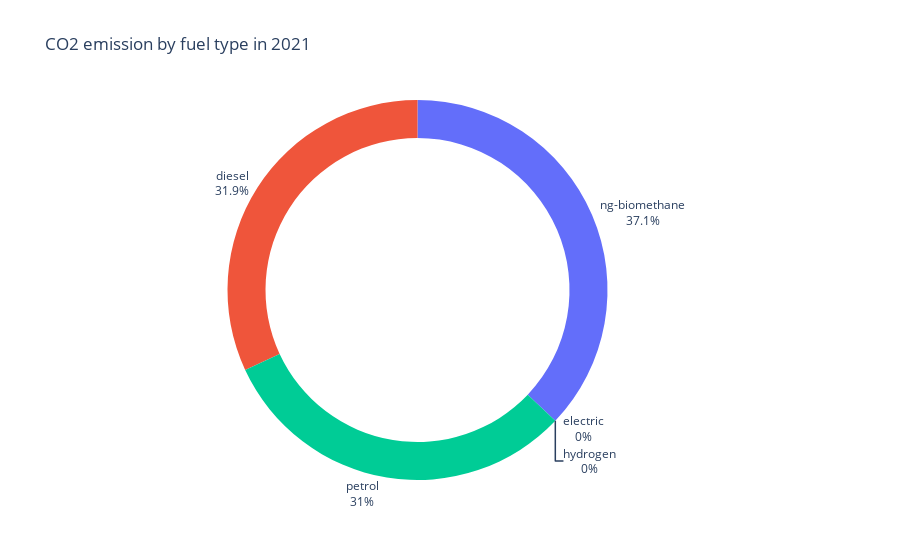

Write notebook code for a chart like this one.
### Code cell
# Pie chart with average CO2 emission per fuel type.
ft_mean_emission = co2_df.groupby(co2_df["Ft"].str.lower())["Ewltp (g/km)"].mean()

fig = px.pie(ft_mean_emission,
    names=ft_mean_emission.index,
    values="Ewltp (g/km)",
    title="CO2 emission by fuel type in 2021",
    hole=0.8,
    labels={
        "Ewltp (g/km)": "CO2 emission WLTP (g/km)"
    },
)
fig.update_layout(showlegend=False)
fig.update_traces(textposition='outside', textinfo="label + percent")
fig.show()

### Figure 1 — Plotly figure (JSON) as saved in the notebook; plotly's stock layout.template omitted (floating-point values rounded to 4 significant figures)
{"data": [{"domain": {"x": [0, 1], "y": [0, 1]}, "hole": 0.8, "hovertemplate": "Ft=%{label}<br>CO2 emission WLTP (g/km)=%{value}<extra></extra>", "labels": ["biodiesel", "diesel", "diesel-electric", "e85", "electric", "hybrid-petrol-e", "hydrogen", "lpg", "ng-biomethane", "other", "petrol", "petrol phev", "petrol-electric"], "legendgroup": "", "name": "", "showlegend": true, "textinfo": "label+percent", "textposition": "outside", "type": "pie", "values": [null, 154.9, null, null, 0, null, 0, null, 180, null, 150.5, null, null]}], "layout": {"legend": {"tracegroupgap": 0}, "showlegend": false, "title": {"text": "CO2 emission by fuel type in 2021"}}}
